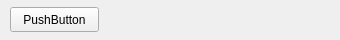
<?xml version="1.0" encoding="UTF-8"?>
<ui version="4.0">
 <class>ButtonWidget</class>
 <widget class="QWidget" name="ButtonWidget">
  <property name="geometry">
   <rect>
    <x>0</x>
    <y>0</y>
    <width>340</width>
    <height>40</height>
   </rect>
  </property>
  <property name="minimumSize">
   <size>
    <width>340</width>
    <height>40</height>
   </size>
  </property>
  <property name="maximumSize">
   <size>
    <width>340</width>
    <height>40</height>
   </size>
  </property>
  <property name="windowTitle">
   <string>Form</string>
  </property>
  <widget class="QPushButton" name="pushButton">
   <property name="geometry">
    <rect>
     <x>10</x>
     <y>7</y>
     <width>89</width>
     <height>25</height>
    </rect>
   </property>
   <property name="sizePolicy">
    <sizepolicy hsizetype="Preferred" vsizetype="Fixed">
     <horstretch>0</horstretch>
     <verstretch>0</verstretch>
    </sizepolicy>
   </property>
   <property name="text">
    <string>PushButton</string>
   </property>
   <property name="flat">
    <bool>false</bool>
   </property>
  </widget>
 </widget>
 <resources/>
 <connections/>
</ui>
